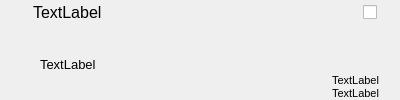
<?xml version="1.0" encoding="UTF-8"?>
<ui version="4.0">
 <class>ItemListItemWidget</class>
 <widget class="QWidget" name="ItemListItemWidget">
  <property name="geometry">
   <rect>
    <x>0</x>
    <y>0</y>
    <width>400</width>
    <height>100</height>
   </rect>
  </property>
  <property name="sizePolicy">
   <sizepolicy hsizetype="Preferred" vsizetype="Fixed">
    <horstretch>0</horstretch>
    <verstretch>0</verstretch>
   </sizepolicy>
  </property>
  <property name="minimumSize">
   <size>
    <width>400</width>
    <height>100</height>
   </size>
  </property>
  <property name="windowTitle">
   <string>Form</string>
  </property>
  <layout class="QHBoxLayout" name="horizontalLayout">
   <property name="spacing">
    <number>0</number>
   </property>
   <property name="leftMargin">
    <number>0</number>
   </property>
   <property name="topMargin">
    <number>0</number>
   </property>
   <property name="rightMargin">
    <number>0</number>
   </property>
   <property name="bottomMargin">
    <number>0</number>
   </property>
   <item>
    <widget class="QLabel" name="colorLabel">
     <property name="sizePolicy">
      <sizepolicy hsizetype="Fixed" vsizetype="Preferred">
       <horstretch>0</horstretch>
       <verstretch>0</verstretch>
      </sizepolicy>
     </property>
     <property name="minimumSize">
      <size>
       <width>10</width>
       <height>0</height>
      </size>
     </property>
     <property name="autoFillBackground">
      <bool>false</bool>
     </property>
     <property name="text">
      <string/>
     </property>
    </widget>
   </item>
   <item>
    <widget class="QWidget" name="widget" native="true">
     <property name="sizePolicy">
      <sizepolicy hsizetype="Preferred" vsizetype="Fixed">
       <horstretch>0</horstretch>
       <verstretch>0</verstretch>
      </sizepolicy>
     </property>
     <property name="minimumSize">
      <size>
       <width>0</width>
       <height>100</height>
      </size>
     </property>
     <layout class="QVBoxLayout" name="verticalLayout">
      <property name="spacing">
       <number>3</number>
      </property>
      <property name="leftMargin">
       <number>20</number>
      </property>
      <property name="topMargin">
       <number>0</number>
      </property>
      <property name="rightMargin">
       <number>10</number>
      </property>
      <property name="bottomMargin">
       <number>0</number>
      </property>
      <item>
       <widget class="QWidget" name="widget_3" native="true">
        <layout class="QHBoxLayout" name="horizontalLayout_3">
         <property name="leftMargin">
          <number>3</number>
         </property>
         <property name="topMargin">
          <number>3</number>
         </property>
         <property name="rightMargin">
          <number>3</number>
         </property>
         <property name="bottomMargin">
          <number>3</number>
         </property>
         <item>
          <widget class="QLabel" name="titleLabel">
           <property name="font">
            <font>
             <pointsize>12</pointsize>
            </font>
           </property>
           <property name="text">
            <string>TextLabel</string>
           </property>
          </widget>
         </item>
         <item>
          <widget class="QCheckBox" name="checkBox">
           <property name="sizePolicy">
            <sizepolicy hsizetype="Fixed" vsizetype="Fixed">
             <horstretch>0</horstretch>
             <verstretch>0</verstretch>
            </sizepolicy>
           </property>
           <property name="text">
            <string/>
           </property>
          </widget>
         </item>
        </layout>
       </widget>
      </item>
      <item>
       <widget class="QWidget" name="infoWidget" native="true">
        <layout class="QHBoxLayout" name="horizontalLayout_2">
         <property name="spacing">
          <number>0</number>
         </property>
         <property name="leftMargin">
          <number>10</number>
         </property>
         <property name="topMargin">
          <number>0</number>
         </property>
         <property name="rightMargin">
          <number>0</number>
         </property>
         <property name="bottomMargin">
          <number>0</number>
         </property>
         <item>
          <widget class="QLabel" name="descriptionLabel">
           <property name="sizePolicy">
            <sizepolicy hsizetype="Preferred" vsizetype="MinimumExpanding">
             <horstretch>0</horstretch>
             <verstretch>0</verstretch>
            </sizepolicy>
           </property>
           <property name="font">
            <font>
             <pointsize>10</pointsize>
            </font>
           </property>
           <property name="styleSheet">
            <string notr="true"/>
           </property>
           <property name="text">
            <string>TextLabel</string>
           </property>
           <property name="wordWrap">
            <bool>true</bool>
           </property>
          </widget>
         </item>
         <item>
          <spacer name="verticalSpacer">
           <property name="orientation">
            <enum>Qt::Vertical</enum>
           </property>
           <property name="sizeHint" stdset="0">
            <size>
             <width>10</width>
             <height>40</height>
            </size>
           </property>
          </spacer>
         </item>
         <item>
          <widget class="QWidget" name="widget_4" native="true">
           <property name="sizePolicy">
            <sizepolicy hsizetype="Fixed" vsizetype="Preferred">
             <horstretch>0</horstretch>
             <verstretch>0</verstretch>
            </sizepolicy>
           </property>
           <layout class="QVBoxLayout" name="verticalLayout_2">
            <property name="spacing">
             <number>0</number>
            </property>
            <property name="leftMargin">
             <number>0</number>
            </property>
            <property name="topMargin">
             <number>0</number>
            </property>
            <property name="rightMargin">
             <number>0</number>
            </property>
            <property name="bottomMargin">
             <number>0</number>
            </property>
            <item>
             <spacer name="verticalSpacer_2">
              <property name="orientation">
               <enum>Qt::Vertical</enum>
              </property>
              <property name="sizeHint" stdset="0">
               <size>
                <width>20</width>
                <height>40</height>
               </size>
              </property>
             </spacer>
            </item>
            <item>
             <widget class="QLabel" name="priorityLabel">
              <property name="sizePolicy">
               <sizepolicy hsizetype="Fixed" vsizetype="Preferred">
                <horstretch>0</horstretch>
                <verstretch>0</verstretch>
               </sizepolicy>
              </property>
              <property name="font">
               <font>
                <pointsize>8</pointsize>
               </font>
              </property>
              <property name="text">
               <string>TextLabel</string>
              </property>
              <property name="alignment">
               <set>Qt::AlignBottom|Qt::AlignLeading|Qt::AlignLeft</set>
              </property>
             </widget>
            </item>
            <item>
             <widget class="QLabel" name="timeLabel">
              <property name="sizePolicy">
               <sizepolicy hsizetype="Fixed" vsizetype="Preferred">
                <horstretch>0</horstretch>
                <verstretch>0</verstretch>
               </sizepolicy>
              </property>
              <property name="font">
               <font>
                <pointsize>8</pointsize>
               </font>
              </property>
              <property name="text">
               <string>TextLabel</string>
              </property>
              <property name="alignment">
               <set>Qt::AlignBottom|Qt::AlignLeading|Qt::AlignLeft</set>
              </property>
             </widget>
            </item>
           </layout>
          </widget>
         </item>
        </layout>
       </widget>
      </item>
     </layout>
    </widget>
   </item>
   <item>
    <widget class="QLabel" name="doneLabel">
     <property name="sizePolicy">
      <sizepolicy hsizetype="Fixed" vsizetype="Preferred">
       <horstretch>0</horstretch>
       <verstretch>0</verstretch>
      </sizepolicy>
     </property>
     <property name="minimumSize">
      <size>
       <width>10</width>
       <height>0</height>
      </size>
     </property>
     <property name="maximumSize">
      <size>
       <width>10</width>
       <height>16777215</height>
      </size>
     </property>
     <property name="text">
      <string/>
     </property>
    </widget>
   </item>
  </layout>
 </widget>
 <resources/>
 <connections/>
</ui>
